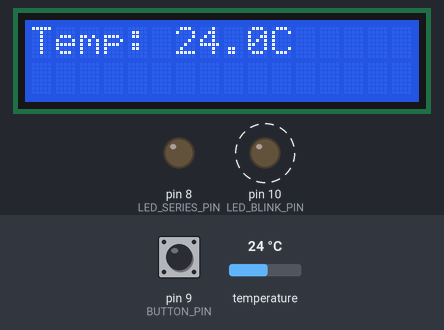
A sketch run on a simulated Arduino Uno, built with avr-gcc and run on an emulated ATmega328P. Shown: 16×2 character LCD, output pins drawn as LEDs (lit = HIGH). Dashed ring = blinking. Inputs (shaded band) come from the test bench; at power-on: pin 9 (BUTTON_PIN) LOW, temperature 24 °C. What the sketch prints to the serial monitor is not drawn.

Above: at 1.2 s.
1.3 s: pin 9 (BUTTON_PIN) pulled HIGH for 0.15 s
At 1.44 s:
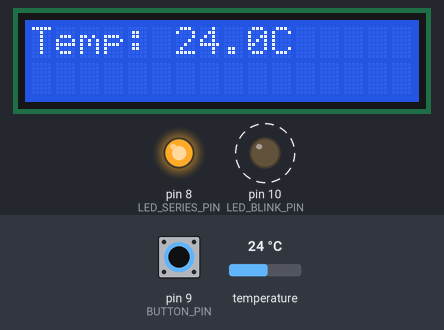
2.9 s: pin 9 (BUTTON_PIN) pulled HIGH for 1 s
At 5.2 s:
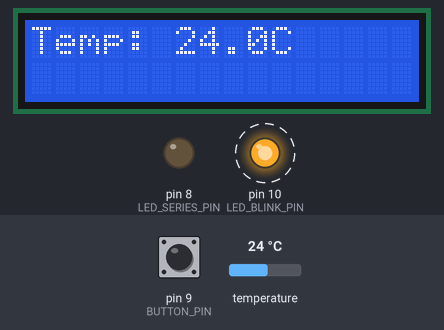
5.4 s: temperature set to 12 °C
At 6.3 s:
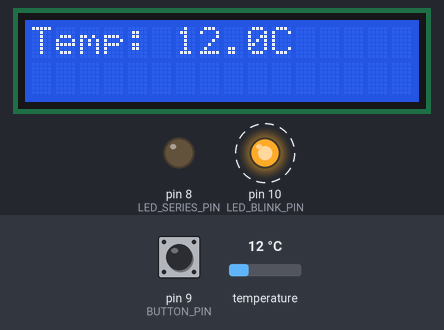
6.9 s: temperature set to 19 °C
At 7.3 s:
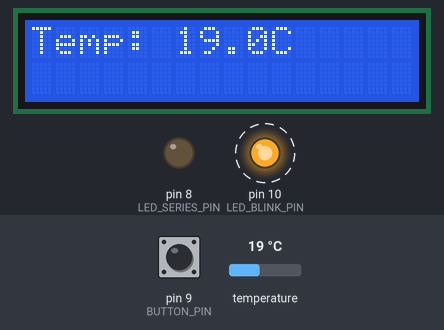
8.4 s: temperature set to 28 °C
At 9.4 s:
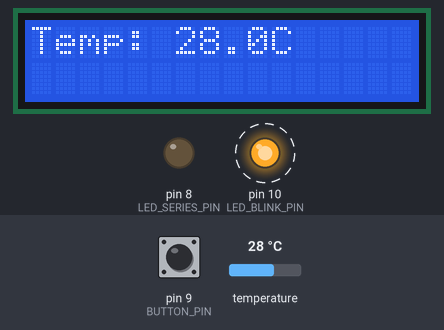
Timing chart, 0 to 10.9 s (numbered marks = the images above; inputs shaded):
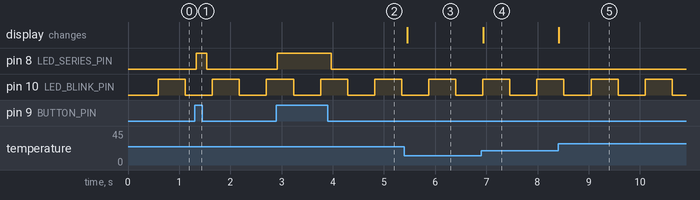

The sketch:

Practica9_proteus.ino
```cpp
#include <Wire.h>
#include <Adafruit_Sensor.h>
#include <Adafruit_BME280.h>
#include <LiquidCrystal.h>

// Definiciones de hardware
#define BUTTON_PIN 9
#define LED_SERIES_PIN 8
#define LED_BLINK_PIN 10
#define LCD_RS 7
#define LCD_EN 6
#define LCD_D4 5
#define LCD_D5 4
#define LCD_D6 3
#define LCD_D7 2

// Objeto para el sensor BME280 y LCD
Adafruit_BME280 bme;
LiquidCrystal lcd(LCD_RS, LCD_EN, LCD_D4, LCD_D5, LCD_D6, LCD_D7);

// Variables para control de tareas
unsigned long previousMillisButton = 0;  // Para el botón con anti-rebote
unsigned long previousMillisBlink = 0;   // Para el parpadeo del LED
const long intervalBlink = 500;           // Intervalo de parpadeo (500ms)
const long debounceDelay = 50;           // Tiempo de anti-rebote del botón (50ms)
bool ledStateBlink = LOW;                // Estado del LED que parpadea
bool ledStateButton = LOW;               // Estado del LED en serie

void setup() {
  // Inicialización de componentes
  pinMode(BUTTON_PIN, INPUT);            // Configura el pin con resistencia pull-down
  pinMode(LED_SERIES_PIN, OUTPUT);
  pinMode(LED_BLINK_PIN, OUTPUT);

  lcd.begin(16, 2);
  if (!bme.begin(0x76)) {
    lcd.print("BME280 error!");
    while (1);  // Detener si no se encuentra el sensor
  }

  Serial.begin(9600);
}

void loop() {
  // Leer el estado del botón con anti-rebote
  unsigned long currentMillis = millis();
  int buttonState = digitalRead(BUTTON_PIN);

  // Verificar el anti-rebote del botón
  if (currentMillis - previousMillisButton > debounceDelay) {
    if (buttonState == HIGH) {
      ledStateButton = HIGH;  // Enciende el LED si el botón está presionado
    } else {
      ledStateButton = LOW;   // Apaga el LED si el botón no está presionado
    }
    previousMillisButton = currentMillis;
  }

  // Control del LED en serie según el estado del botón
  digitalWrite(LED_SERIES_PIN, ledStateButton);

  // Parpadeo del LED
  if (currentMillis - previousMillisBlink >= intervalBlink) {
    previousMillisBlink = currentMillis;
    ledStateBlink = !ledStateBlink;  // Cambia el estado del LED
    digitalWrite(LED_BLINK_PIN, ledStateBlink);  // Actualiza el estado del LED de parpadeo
  }

  // Leer la temperatura del BME280
  float temperature = bme.readTemperature();

  // Enviar la temperatura por serial
  Serial.print("Temp: ");
  Serial.println(temperature);

  // Mostrar la temperatura en el LCD
  lcd.clear();
  lcd.setCursor(0, 0);
  lcd.print("Temp:");
  lcd.setCursor(6, 0);
  lcd.print(temperature, 1);
  lcd.print("C");

  // Espera para que el LCD se actualice y para leer nuevamente el sensor
  delay(100);  // Espera 500 ms para leer el sensor de nuevo
}
```

Measured:
- after the input at 1.3 s, pin 8 (LED_SERIES_PIN): LOW → HIGH at once, → LOW 0.21 s later
- after the input at 2.9 s, pin 8 (LED_SERIES_PIN): LOW → HIGH at once, → LOW 1.1 s later
- after the input at 5.4 s, the display: changes after 0.06 s (image 3)
- after the input at 6.9 s, the display: changes at once (image 4)
- after the input at 8.4 s, the display: changes at once (image 5)
- by itself, pin 10 (LED_BLINK_PIN): alternates HIGH for 0.53 s and LOW for 0.53 s
